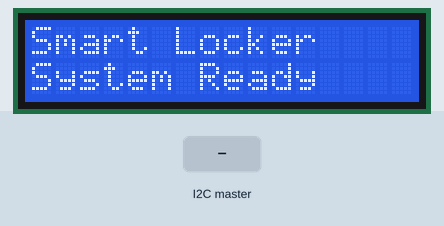
The sketch below on a simulated Arduino Uno, built with avr-gcc and run on an emulated ATmega328P. Parts: 16×2 character LCD. Inputs (shaded band) come from the test bench. The local clock reads 2024-03-15 10:24:30 at power-on unless the sketch sets it; what the sketch prints to the serial monitor is not drawn.

Above: at 1.2 s.
1.3 s: the I2C master sends "A"
At 2.5 s:
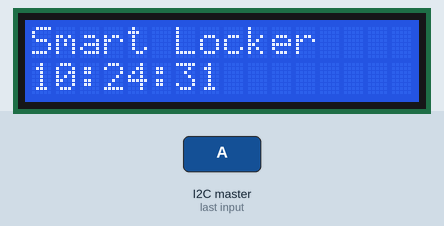
2.8 s: the I2C master sends "A"
At 3.9 s:
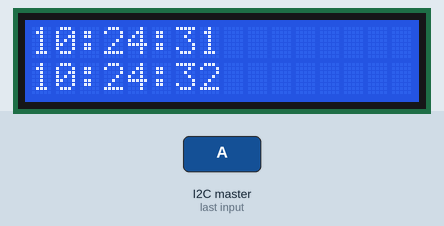
Timing chart, 0 to 5.8 s (numbered marks = the images above; inputs shaded):
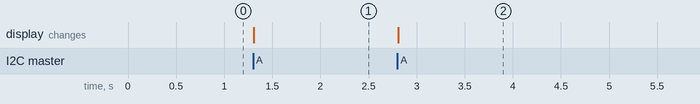

The sketch:

pslarduino2.ino
```cpp
//Personalized Smart Locker System
//Abstract:
//        The Personalized Smart Locker System is a secure storage solution
//        accessible only via a user-specific code. It employs two Arduinos:
//        one handles user input through a keypad and controls a servo
//        motor for locking mechanisms; the other logs access times using a
//        RTC and displays them on a 16x2 LCD screen. Communication between
//        the Arduinos is facilitated through the I2C protocol. An original
//        feature allows administrators to reset user codes using a master
//        key, enhancing security and ease of management. Additionally, the
//        system provides real-time feedback and maintains a reliable log of
//        access events, ensuring both user convenience and accountability.


#include <Wire.h>
#include <LiquidCrystal.h>
#include <RTClib.h>


// Initialize the RTC
RTC_PCF8523 rtc;


// Initialize the LCD: LiquidCrystal(rs, e, d4, d5, d6, d7)
LiquidCrystal lcd(12, 11, 5, 4, 3, 2);


// Buffer to store the two most recent access times
char accessTimes[2][9];  // "HH:MM:SS" + null terminator


// Flag to indicate an access event has been received
volatile bool accessEventFlag = false;


// Function prototypes
void receiveEvent(int howMany);
void logAccessEvent();


void setup() {
  // Initialize Serial for debugging
  Serial.begin(9600);

  // Initialize I2C communication as slave with address 8
  Wire.begin(8);
  Wire.onReceive(receiveEvent);

  // Initialize the LCD
  lcd.begin(16, 2);  // 16 columns and 2 rows
  lcd.clear();
  lcd.setCursor(0, 0);
  lcd.print("Smart Locker");
  lcd.setCursor(0, 1);
  lcd.print("System Ready");

  // Initialize RTC
  if (!rtc.begin()) {
    Serial.println("Couldn't find RTC");
    lcd.clear();
    lcd.setCursor(0, 0);
    lcd.print("RTC not found!");
    while (1)
      ;  // Halt if RTC not found
  }

  if (!rtc.isrunning()) {
    Serial.println("RTC is NOT running!");
    // Uncomment the following line only once to set the RTC manually
    // rtc.adjust(DateTime(2024, 12, 4, 15, 35, 0)); // Year, Month, Day, Hour, Minute, Second
    rtc.adjust(DateTime(F(__DATE__), F(__TIME__)));
    Serial.println("RTC time set to compile time.");
  }

  // Initialize accessTimes with empty strings
  accessTimes[0][0] = '\0';
  accessTimes[1][0] = '\0';
}


void loop() {
  // Check if an access event has been flagged
  noInterrupts();
  bool flag = accessEventFlag;
  accessEventFlag = false;
  interrupts();

  if (flag) {
    logAccessEvent();
  }

  // Removed the periodic current time display to prevent interference
}


// Function to handle incoming I2C data
void receiveEvent(int howMany) {
  while (Wire.available()) {
    char c = Wire.read();
    if (c == 'A') {  // Access event received
      accessEventFlag = true;
      Serial.println("Received 'A' from Arduino 1");
    }
  }
}


// Function to log access events
void logAccessEvent() {
  DateTime now = rtc.now();

  // Format the time as HH:MM:SS
  char timeBuffer[9];  // "HH:MM:SS" + null terminator
  sprintf(timeBuffer, "%02d:%02d:%02d", now.hour(), now.minute(), now.second());

  // Shift the existing access time to accessTimes[0]
  strcpy(accessTimes[0], accessTimes[1]);

  // Store the new access time in accessTimes[1]
  strncpy(accessTimes[1], timeBuffer, sizeof(accessTimes[1]) - 1);
  accessTimes[1][sizeof(accessTimes[1]) - 1] = '\0';  // Ensure null termination

  // Update LCD display with the two most recent access times
  lcd.setCursor(0, 0);
  if (accessTimes[0][0] != '\0') {  // Check if accessTimes[0] has a valid string
    lcd.print("            ");      // Clear previous content on first line
    lcd.setCursor(0, 0);
    lcd.print(accessTimes[0]);
  }

  lcd.setCursor(0, 1);
  lcd.print("            ");  // Clear previous content on second line
  lcd.setCursor(0, 1);
  lcd.print(accessTimes[1]);

  // Debugging output
  Serial.print("Access event at: ");
  Serial.println(timeBuffer);
}
```

Measured:
- after the input at 1.3 s, the display: changes at once (image 1)
- after the input at 2.8 s, the display: changes at once (image 2)
